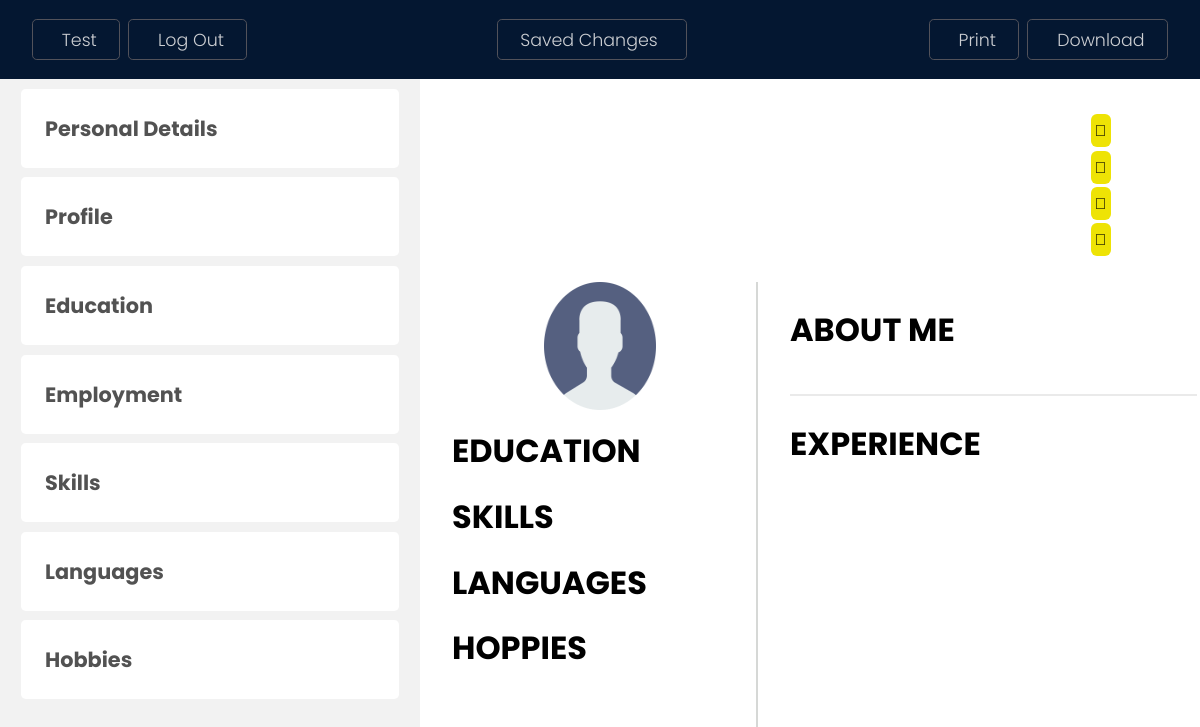
/editor/editor.php?resume-id=1&img=true (signed in), run on the app's committed database.
### tables this page shows
CREATE TABLE `templates` (
  `resume_id` int(11) NOT NULL,
  `resume_name` varchar(255) NOT NULL,
  `resume_description` varchar(255) NOT NULL,
  `resume_image` varchar(255) NOT NULL,
  `resume_template` text NOT NULL
);

### editor/editor.php (the view, shortened to what this page needs)
<?php
include("../config/config.php");
$resume_template = "";
if (isset($_GET["resume-id"])) {
    $resume_id = $_GET["resume-id"];
    $query = "SELECT resume_template FROM templates WHERE resume_id = $resume_id";
    $stmt = $serverConnection->prepare($query);
    $stmt->execute();
    if ($stmt->rowCount() > 0) {
        $row = $stmt->fetch(PDO::FETCH_ASSOC);
        $resume_template = $row["resume_template"];
    }
} else {
    $alertMsg = "none";
}
?>
<!DOCTYPE html>
<html lang="en">
<head>
    <link rel="stylesheet" href="../assets/styles/editor.css">
    <link rel="stylesheet" href="../assets/styles/style.css">
    <link href="https://cdn.jsdelivr.net/npm/remixicon@4.2.0/fonts/remixicon.css" rel="stylesheet" />
</head>
<body>
    <main>
        <div class="navbar">
            <nav>
                <ul>
                    <li>
                        <span>
                            <a href="../index.php?user=<?php echo $_SESSION["User-Name"] ?>"><ion-icon name="arrow-back-outline"></ion-icon> <?php echo $_SESSION["User-Name"] ?></a>
                            <a href="../logout/logout.php"><ion-icon name="log-out-outline"></ion-icon>log out</a>
                        </span>
                    </li>
                    <li><a href="" class="saved">saved changes <ion-icon class="saved" name="cloud-done-outline"></ion-icon></a></li>
                    <li>
                        <span>
                            <button id="printBtn"><ion-icon name="print-outline"></ion-icon> print</button>
                            <button id="download-pdf"><ion-icon name="arrow-down-outline"></ion-icon> download</button>
                        </span>
                    </li>
                </ul>
            </nav>
        </div>
        <div class="fill_container">
            <div class="fill-col left" id="template-html">
                <?php echo $resume_template; ?>
            </div>
            <div class="fill-col right">
                <div class="header_titles">
                    <div class="columnEditor personal_details">
                        <div class="col_container">
                            <div class="col_header">
                                <h3>personal details</h3>
                            </div>
                        </div>
                    </div>
                    <div class="columnEditor profile">
                        <div class="col_container">
                            <div class="col_header">
                                <h3>profile</h3>
                            </div>
                        </div>
                    </div>
                    <div class="columnEditor education">
                        <div class="col_container">
                            <div class="col_header">
                                <h3>education</h3>
                            </div>
                        </div>
                    </div>
                    <div class="columnEditor employment">
                        <div class="col_container">
                            <div class="col_header">
                                <h3>employment</h3>
                            </div>
                        </div>
                    </div>
                    <div class="columnEditor skills">
                        <div class="col_container">
                            <div class="col_header">
                                <h3>skills</h3>
                            </div>
                        </div>
                    </div>
                    <div class="columnEditor languages">
                        <div class="col_container">
                            <div class="col_header">
                                <h3>languages</h3>
                            </div>
                        </div>
                    </div>
                    <div class="columnEditor hobbies">
                        <div class="col_container">
                            <div class="col_header">
                                <h3>hobbies</h3>
                            </div>
                        </div>
                    </div>
                </div>
            </div>
        </div>
    </main>
    <link rel="stylesheet" href="https://cdn.jsdelivr.net/npm/notyf@3/notyf.min.css">
</body>
</html>

### assets/styles/editor.css (style rules this page uses)
:root { --second-main-color: #21BF73; --for-test: #002379; --first-main-color: #1a91f0; --input-color: #f1f0f0d9; --footer-title-c: #ffeb3b; --main-title-c: #041731; --slogan-color: #525252; --title-color: #202020; --weight: #ffffff; --black: #000000; }
* { padding: 0%; margin: 0%; box-sizing: border-box; list-style-type: none; text-decoration: none; border: none; outline: none; }
input, button, textarea, li, ul { font-family: "Poppins", sans-serif; }
.employment-ed764 .box2 div, .education .education-ed764 .box2 div, .columnEditor .col_container .personal-ed764 .formContainer, .personal-ed764 .lastSection, .col_container .personal-ed764 .t54hdy div, .columnEditor .col_container .col_header, .fill_container { display: flex; }
.fill_container { justify-content: center; flex-direction: row-reverse; width: inherit; min-height: 100vh; }
.fill_container .left { width: 65%; }
.fill_container .right { width: 45%; background-color: #f2f2f2; }
.fill_container .header_titles .columnEditor { width: 100%; }
.columnEditor .col_container .col_header { justify-content: space-between; align-items: center; padding: 1.5rem; margin: 0.6rem auto; width: 90%; border-radius: 0.3rem; background-color: var(--weight); }
.columnEditor .col_container .col_header h3 { font-size: 1.3rem; text-transform: capitalize; color: var(--slogan-color); }
main .navbar { padding: 1.2rem 2rem; background-color: var(--main-title-c); position: sticky; width: 100%; top: 0; }
main .navbar nav ul { display: flex; align-items: center; justify-content: space-between; }
main .navbar nav ul li span button, main .navbar nav ul li a, main .navbar nav ul li span { display: flex; align-items: center; }
main .navbar nav ul li:nth-child(1) span a, main .navbar nav ul li span button:nth-child(1) { margin-right: 0.5rem; }
main .navbar nav ul li span button, main .navbar nav ul li a { color: var(--input-color); font-size: 1.09rem; text-transform: capitalize; padding: 0.4rem 1.4rem; border: 1px solid #52525A; border-radius: 0.3rem; font-weight: 300; cursor: pointer; background-color: transparent; }

### assets/styles/style.css (style rules this page uses)
:root { --second-main-color: #21BF73; --first-main-color: #3572EF; --footer-color: #eaeaead1; --footer-title-c: #ffeb3b; --main-title-c: #041731; --slogan-color: #525252; --title-color: #202020; --weight: #ffffff; --black: #000000; --light-blue: #f0f8ff; }
::placeholder { font-size: 0.9rem; text-transform: capitalize; }
::placeholder, select, option, textarea, input { font-family: "Poppins", sans-serif; }
html, body { font-family: 'Poppins', sans-serif; background-color: var(--weight); }
.column { width: 70rem; margin: 10px auto; }

### data on the page
templates: resume_template (placeholder picture), resume_template "EDUCATION SKILLS LANGUAGES HOPPIES ABOUT ME EXPERIENCE"

### other printed values
$_SESSION["User-Name"] "Test"
